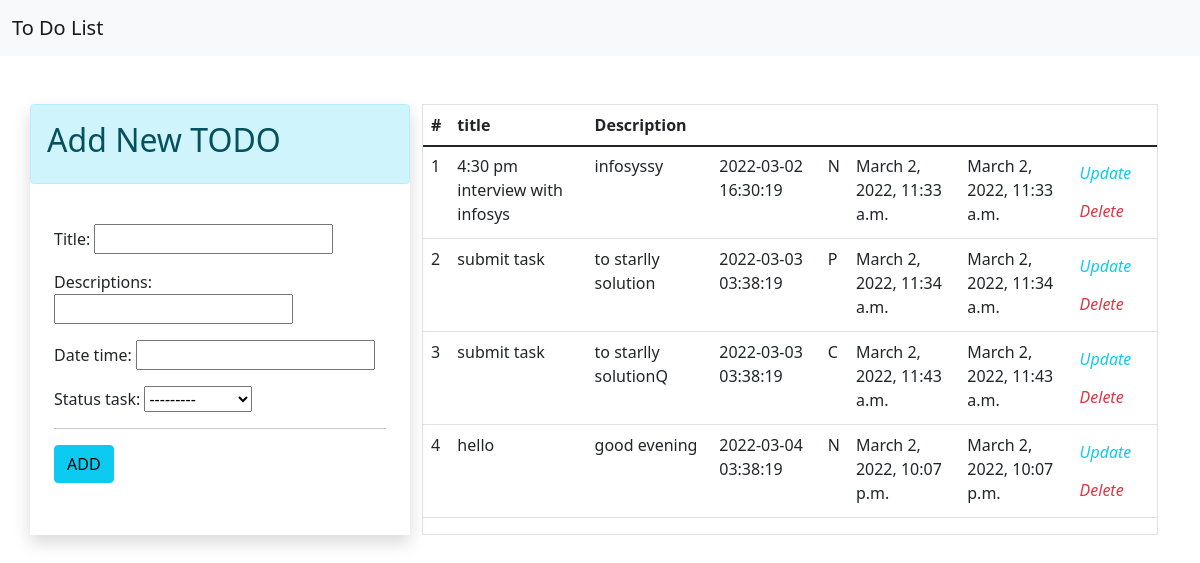
The app's page /, older data.
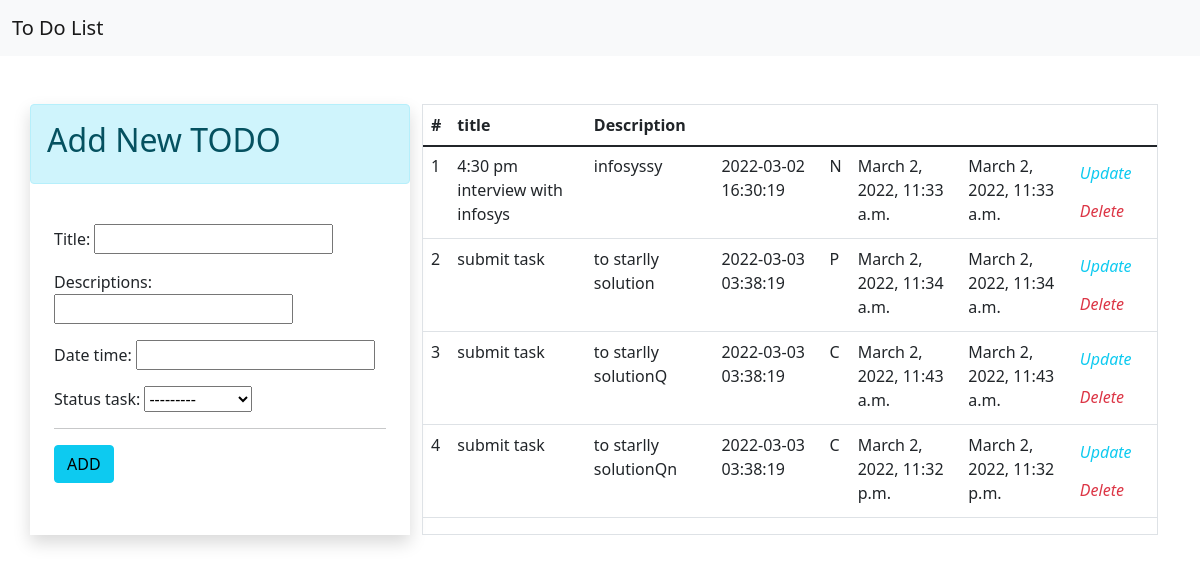
The same page, newer data.
### todoapp/models.py (models this page shows, shortened)
class TODO(models.Model):
    STATUS_CODE=(
        ('P', 'In Progress'),
        ('C', 'Completed'),
        ('N', 'Pending')
    )
    title=models.CharField(max_length=80)
    descriptions=models.CharField(max_length=256)
    date_time=models.CharField(max_length=20)
    status_task=models.CharField(max_length=3, choices=STATUS_CODE)
    created_on=models.DateTimeField(auto_now_add=True)
    updated_on=models.DateTimeField(auto_now_add=True)
    isdelete=models.BooleanField(default=True)

### todoapp/views.py (the view)
# urls.py: path('', home, name='home'),
def home(request):
    form=TODOForm()
    todos = TODO.objects.filter(isdelete=True)
    return render (request, 'home.html', context={'form' : form, 'todos':todos})

### todoapp/forms.py
class TODOForm(ModelForm):
    class Meta:
        model = TODO
        fields=['title', 'descriptions', 'date_time', 'status_task']

### todoapp/templates/home.html (shortened to what this page needs)
{% extends "base.html" %}
{% block main %}
<div>
  <div class="container pt-4">
    <div class="row  p-0 mt-4">
      <div class="col-lg-4 mx-auto shadow p-0">
        <div class="alert alert-info">
          <h2>Add New TODO</h2>
        </div>
        <div class="p-4">
          <form action="/add_todo/" method="POST">
            {{form.as_p}}
            <hr>
            <input type="submit" value="ADD" class="btn btn-info">
          </form>
        </div>
      </div>
      <tbody>
      <div class="col">
        <div class="border">
        <table class="table">
          <thead>
            <tr>
              <th>#</th>
              <th>title</th>
              <th>Description</th>
            </tr>
          </thead>
          <tbody>
          <tr>
              {% for todo in todos %}
            <tr>
                <td>{{forloop.counter}}</td>
                <td>{{todo.title}}</td>
                <td>{{todo.descriptions}}</td>
                <td>{{todo.date_time}}</td>
                <td>{{todo.status_task}}</td>
                <td>{{todo.created_on}}</td>
                <td>{{todo.updated_on}}</td>
                <td>
                  <a href="{% url 'update_task' todo.id %}" class="btn text-info px-0">
                    <i class="fas fa-edit">Update</i>
                  </a>
                  <a href="{% url 'delete_task' todo.id%}" class="btn text-danger px-0">
                    <i class="fas fa-edit">Delete</i>
                  </a>
                </td>
              </tr>
              {%endfor%}
            </tr>
          </tbody>
        </table>
      </div>
    </div>
  </div>
</div>
{%endblock%}

Row changes from the older to the newer data that the page shows:
removed TODO: title "hello", descriptions "good evening", date_time "2022-03-04 03:38:19", status_task "N", created_on "March 2, 2022, 10:07 p.m.", updated_on "March 2, 2022, 10:07 p.m."
added TODO: title "submit task", descriptions "to starlly solutionQn", date_time "2022-03-03 03:38:19", status_task "C", created_on "March 2, 2022, 11:32 p.m.", updated_on "March 2, 2022, 11:32 p.m."
